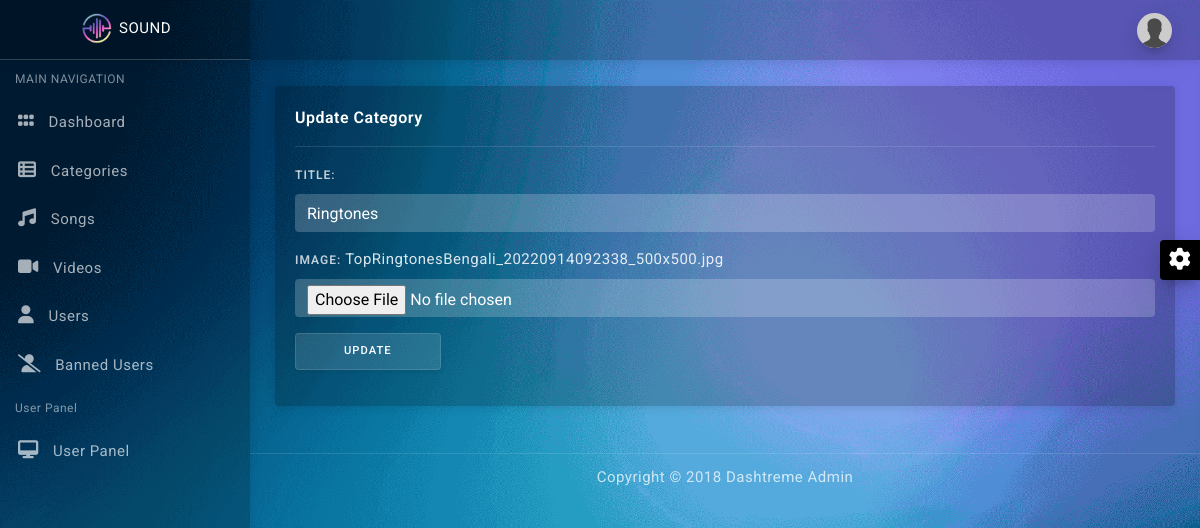
Screenshot of /admin/category_update.php?id=13 (signed in) with the database file from the repository.
### tables this page shows
CREATE TABLE `users` (
  `id` int(10) UNSIGNED NOT NULL,
  `full_name` varchar(255) NOT NULL,
  `username` varchar(255) NOT NULL,
  `email` varchar(255) NOT NULL,
  `password` varchar(255) NOT NULL,
  `user_role` varchar(15) NOT NULL,
  `profile_pic` varchar(255) NOT NULL DEFAULT 'dp_placeholder.png',
  `date_registered` date NOT NULL DEFAULT current_timestamp()
);

CREATE TABLE `categories` (
  `id` int(10) UNSIGNED NOT NULL,
  `title` varchar(255) NOT NULL,
  `category_img` varchar(255) NOT NULL
);

### admin/category_update.php (the view, shortened to what this page needs)
<?php
include("./components/header.php");
$Id = $_GET['id'];
$sql = "select * from categories where id = $Id";
$result = mysqli_query($conn , $sql);
$rows = mysqli_fetch_assoc($result);
?>
<div class="content-wrapper">
    <div class="container-fluid">
        <div class="row mt-3">
            <div class="col-lg-12">
                <div class="card">
                    <div class="card-body">
                        <div class="card-title">Update Category</div>
                        <hr>
                        <form method="POST" enctype="multipart/form-data">
                            <div class="form-group">
                                <label for="input-1">Title:</label>
                                <input value="<?php echo $rows['title']?>" type="text" class="form-control" name="title" placeholder="Enter Title">
                            </div>
                            <div class="form-group">
                                <label for="input-1">Image:</label>
                                <span><?php echo $rows['category_img']?></span>
                                <input type="file" value="<?php echo $rows['category_img']?>" class="form-control input-file" name="image">
                            </div>
                            <div class="form-group">
                                <button type="submit" class="btn btn-light px-5" name="submit">Update</button>
                            </div>
                        </form>
                    </div>
                </div>
            </div>
        </div>
    </div>
</div>
<?php
include("./components/footer.php");
?>

### admin/components/header.php (shortened to what this page needs)
<?php
include("../config/connection.php");
$username = $_SESSION["admin"];
$sql_admin_profile = "SELECT * FROM users WHERE username='$username'";
$result_admin_profile = mysqli_fetch_assoc(mysqli_query($conn, $sql_admin_profile));
$profile_pic = $result_admin_profile["profile_pic"];
?>
<!DOCTYPE html>
<html lang="en">
<head>
    <link href="assets/plugins/simplebar/css/simplebar.css" rel="stylesheet" />
    <link href="assets/css/bootstrap.min.css" rel="stylesheet" />
    <link href="assets/css/sidebar-menu.css" rel="stylesheet" />
    <link href="assets/css/app-style.css" rel="stylesheet" />
    <link rel="stylesheet" href="https://cdnjs.cloudflare.com/ajax/libs/font-awesome/6.5.2/css/all.min.css" />
</head>
<body class="bg-theme bg-theme1">
    <div id="wrapper">
        <div id="sidebar-wrapper" data-simplebar="" data-simplebar-auto-hide="true">
            <div class="brand-logo">
                <a href="index.php" style="display: flex; align-items: center; justify-content: center;">
                    <img src="../logo.png" class="logo-icon" alt="logo icon">
                    <h5 class="logo-text">SOUND</h5>
                </a>
            </div>
            <ul class="sidebar-menu do-nicescrol">
                <li class="sidebar-header">MAIN NAVIGATION</li>
                <li>
                    <a href="./index.php">
                        <i class="fa-solid fa-grip"></i> <span>Dashboard</span>
                    </a>
                </li>
                <li>
                    <a href="./category_show.php">
                        <i class="fa-solid fa-table-list"></i> <span>Categories</span>
                    </a>
                </li>
                <li>
                    <a href="./songs_show.php">
                        <i class="fa-solid fa-music"></i> <span>Songs</span>
                    </a>
                </li>
                <li>
                    <a href="./videos_show.php">
                        <i class="fa-solid fa-video"></i> <span>Videos</span>
                    </a>
                </li>
                <li>
                    <a href="./users_show.php">
                        <i class="fa-solid fa-user"></i> <span>Users</span>
                    </a>
                </li>
                <li>
                    <a href="./banned_users_show.php">
                        <i class="fa-solid fa-user-slash"></i> <span>Banned Users</span>
                    </a>
                </li>
                <li class="sidebar-header">User Panel</li>
                <li><a href="../index.php"><i class="fa-solid fa-desktop"></i> <span>User Panel</span></a></li>
            </ul>
        </div>
        <header class="topbar-nav">
            <nav class="navbar navbar-expand fixed-top">
                <ul class="navbar-nav mr-auto align-items-center">
                    <li class="nav-item">
                        <a class="nav-link toggle-menu" href="javascript:void();">
                        </a>
                    </li>
                </ul>
                <ul class="navbar-nav align-items-center right-nav-link">
                    <li class="nav-item">
                        <a class="nav-link dropdown-toggle dropdown-toggle-nocaret" data-toggle="dropdown" href="#">
                            <span class="user-profile"><img src="../images/<?php echo $profile_pic; ?>" class="img-circle" alt="user avatar"></span>
                        </a>
                    </li>
                </ul>
            </nav>
        </header>

### admin/assets/css/sidebar-menu.css (style rules this page uses)
.sidebar-menu { list-style: none; margin: 0; padding: 0; background-color: transparent; }
.sidebar-menu>li { position: relative; margin: 0; padding: 0; }
.sidebar-menu>li>a { padding: 13px 5px 13px 15px; display: block; border-left: 3px solid transparent; color: rgba(255, 255, 255, 0.65); font-size: 15px; }
.sidebar-menu li.sidebar-header { padding: 10px 25px 10px 15px; font-size: 12px; color: rgba(255, 255, 255, 0.5); }
.sidebar-menu a { color: #b8c7ce; text-decoration: none; }

### rows the page displays
users: profile_pic (placeholder picture)
categories: title "Ringtones", category_img "TopRingtonesBengali_20220914092338_500x500.jpg"
